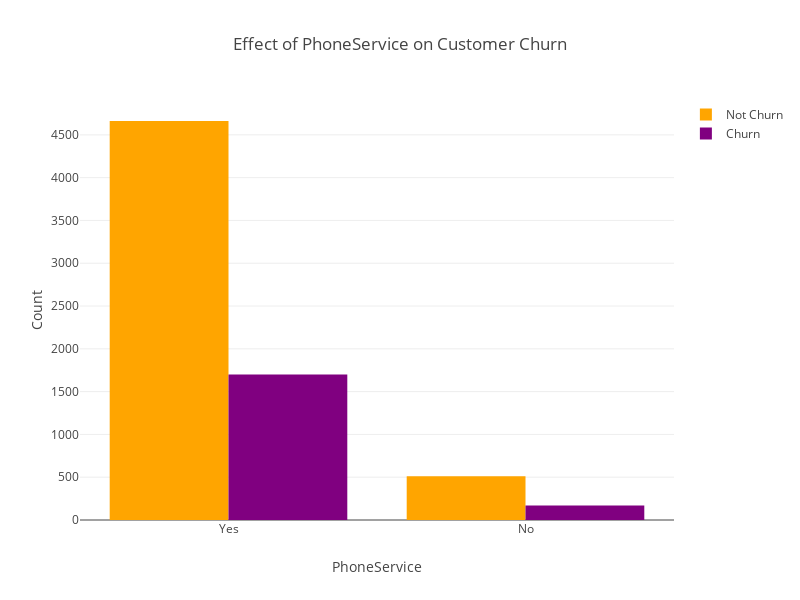

Write notebook code for a chart like this one.
### Markdown cell above
People without any dependent have higher churn ratio as compared to one's having dependents.

### Code cell
#effect of phone service on churn
bar_plot('PhoneService',data)

### Figure 1 — Plotly figure (JSON) as saved in the notebook; plotly's stock layout.template omitted (floating-point values rounded to 4 significant figures)
{"data": [{"marker": {"color": "orange"}, "name": "Not Churn", "type": "bar", "uid": "a5a7fc92-74b4-4f29-9150-8bcb20c1986a", "x": ["Yes", "No"], "y": [4662, 512]}, {"marker": {"color": "purple"}, "name": "Churn", "type": "bar", "uid": "50dec0c7-3897-4c9b-9b92-5e58a093a3a0", "x": ["Yes", "No"], "y": [1699, 170]}], "layout": {"barmode": "group", "height": 600, "title": {"text": "Effect of PhoneService on Customer Churn"}, "width": 800, "xaxis": {"title": {"text": "PhoneService"}}, "yaxis": {"title": {"text": "Count"}}}}
